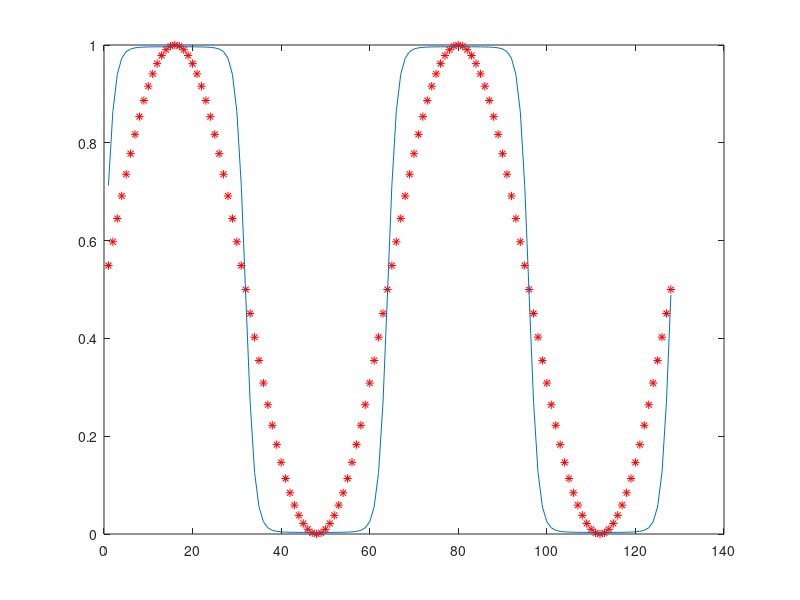

Recreate this plot in MATLAB.
clear all;
D=1.0;
dt=0.1;
N=128;
m=2;
A=1.0;

% Declarations
conc=zeros(N,1);

% Initial profile
for i=1:N
    conc(i)=0.5*(1+sin(2*pi*m*i/N));
    %conc(i)=sin(2*pi*m*i/N);
end

plot(conc, 'r*')
hold on

% Define g
g=zeros(N,1);

% Periodic Boundary
halfN=N/2;
delk=2*pi/N;

% Evolve the profile

for p=1:3000
    
    % Define g
    g=2*A*conc.*(1-conc).*(1-2*conc);
    
    % FFT
    c_hat=fft(conc);
    g_hat=fft(g);
    
    for i=1:N
        
        %Periodic Boundary Condition
        if ((i-1) <= halfN) %we take (i-1) to include the k = 0 point
            k=(i)*delk;
        end
        
        if ((i-1) > halfN)
            k=(i-1-N)*delk;
        end
        
        k2=k*k;
        k4=k2*k2;
        
        c_hat(i)=(c_hat(i)-dt*k2*g_hat(i))/(1+2*k4*dt);
    end
    
    conc=real(ifft(c_hat));
end
plot(conc);

